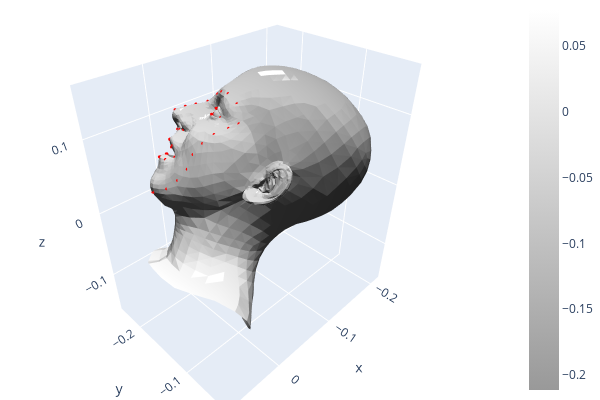

Notebook code for this chart:
### Code cell
from src.visualization.visualize_mesh import visualize_mesh
visualize_mesh([Mesh[0],Mesh[1]])
